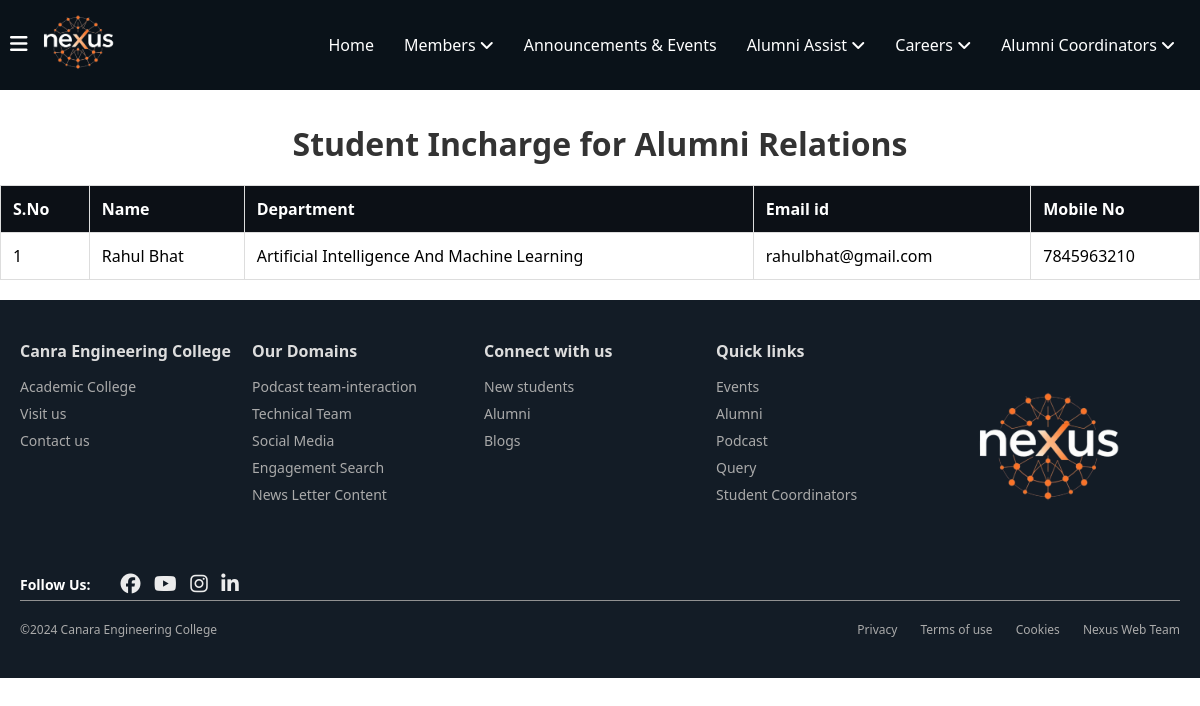
/coordinators/student-coordinators/, run on an earlier commit of the app's database.
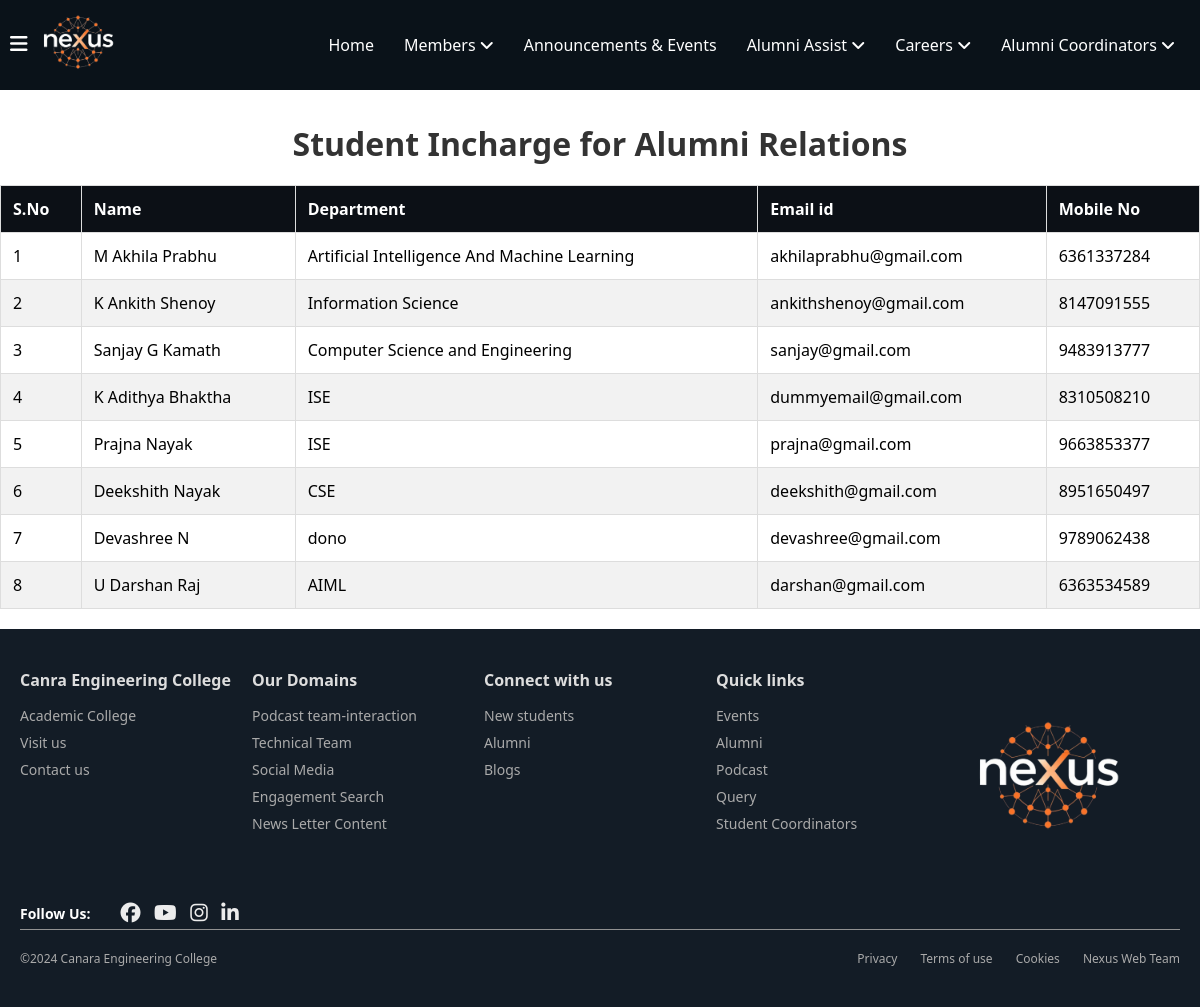
And on a later commit of the database.
### coordinators/models.py (models this page shows, shortened)
class StudentCoordinator(models.Model):
    coordinator_id =models.AutoField(primary_key=True)
    name = models.CharField(max_length=100)  # Coordinator's name
    branch= models.CharField(max_length=100)  # Coordinator's branch (department)
    email = models.EmailField(unique=True)  # Coordinator's email address
    phone_number = models.CharField(max_length=15)  # Coordinator's phone number

### coordinators/views.py (the view)
# urls.py: path('student-coordinators/', StudentCoordinatorListView.as_view(), name='student-coordinator-list'),
class StudentCoordinatorListView(ListView):
    model = StudentCoordinator
    template_name = 'coordinators/student-coordinators.html'  # HTML template to render
    context_object_name = 'student_coordinators'  # Name of the object in the template

### coordinators/templates/coordinators/student-coordinators.html (shortened to what this page needs)
{% extends 'home/layout.html' %}
{% load static %}
{% block content %}
</head>
<body>
    <div class="container">
        <div class="faculty">
            <h1>Student Incharge for Alumni Relations</h1>
            <div class="table-responsive">
                <table>
                    <thead>
                        <tr>
                            <th>S.No</th>
                            <th>Name</th>
                            <th>Department</th>
                            <th>Email id</th>
                            <th>Mobile No</th>
                        </tr>
                    </thead>
                    <tbody>
                        {% for coordinator in student_coordinators %}
                        <tr>
                            <td>{{ coordinator.coordinator_id }}</td>
                            <td>{{ coordinator.name }}</td>
                            <td>{{ coordinator.branch }}</td>
                            <td>{{ coordinator.email }}</td>
                            <td>{{ coordinator.phone_number }}</td>
                        </tr>
                        {% endfor %}
                    </tbody>
                </table>
            </div>
        </div>
    </div>
</body>
</html>
{% endblock %}

### home/templates/home/layout.html (shortened to what this page needs)
{% load static %}
<!DOCTYPE html>
<html lang="en">
<head>
    <link rel="stylesheet" href="{% static 'home/navbar.css' %}">
</head>
<body>
    <header>
        <nav>
            <div class="left">
                <div class="menu" id="menuBtn" onclick="toggleSidebar()">
                    <i class="fa-solid fa-bars"></i>
                </div>
                <div class="logo">
                    <img src="{% static 'home/assets/Nexus_logo-removebg-preview-1.png'%}" alt="nexus logo" class="nav-logo">
                </div>
            </div>
            <div class="nav-ele" id="navEle">
                <ul>
                    <li><a href="{% url 'home'%}">Home</a></li>
                    <li class="dropdown">
                        Members <i class="fa fa-angle-down"></i>
                    </li>
                    <li><a href="{% url 'event_list' %}">Announcements & Events</a> </li>
                    <li class="dropdown">
                        Alumni Assist <i class="fa fa-angle-down"></i>
                    </li>
                    <li class="dropdown">
                        Careers <i class="fa fa-angle-down"></i>
                    </li>
                    <li class="dropdown">
                        Alumni Coordinators <i class="fa fa-angle-down"></i>
                    </li>
                </ul>
            </div>
        </nav>
    </header>
        <div class="sidebar" id="sidebar">
            <div class="profile-section">
                <div class="profile">
                    {% if user.is_authenticated %}
                            {% if user.alumni_profile %}
                            <img src="{% if user.alumni_profile.profile_picture %}{{ user.alumni_profile.profile_picture.url }}{% else %}{% static 'home/assets/default-profile.png' %}{% endif %}"
                            alt="Profile"
                            class="profile-icon"/>
                            <div class="profile-texts">
                                <h3>{{ user.alumni_profile.first_name }} {{ user.alumni_profile.last_name }}</h3>
                            </div>
                </div>
                        <div class="profile-btn">
                                     <button class="primary-btn">
                                         <a href="{% url 'alumni_profile' %}">
                                            <i class="fa-solid fa-user"></i> Profile
                                         </a>
                                     </button>
                                {% elif user.student_profile %}
                                <div class="student-login"><span class="span">Username: </span>
                                    <h4>{{ user.student_profile.first_name }} {{ user.student_profile.last_name }}</h4>
                                {% endif %}
                                <button class="secondry-btn std-logout">
                                    <img src="../../static/home/assets/logout_24dp_E8EAED_FILL0_wght400_GRAD0_opsz24.svg" alt=""><a href="{% url 'user_logout' %}" class="logout-link">Sign Out</a>
                                </button>
                                </div>
                            {% else %}
                            <div class="not-signedin"><p>Please login to access more features.</p>
                                <button class="login-btn">
                                    <a href="{% url 'user_login' %}" class="logout-link"><img src="../../static/home/assets/logout_24dp_E8EAED_FILL0_wght400_GRAD0_opsz24.svg" alt=""> Sign In</a>
                                </button>
                            </div>
                            {% endif %}
                        </div>
            </div>
            </div>
        {% block content %}
        {% endblock %}
    <footer class="footer">
        <div class="container">
            <div class="footer-columns">
                <div class="column">
                    <h5>Canra Engineering College</h5>
                    <ul>
                        <li><a href="https://www.canaraengineering.in">Academic College</a></li>
                        <li><a href="https://www.canaraengineering.in">Visit us</a></li>
                        <li><a href="">Contact us</a></li>
                    </ul>
                </div>
                <div class="column">
                    <h5>Our Domains</h5>
                    <ul>
                        <li><a href="#">Podcast team-interaction</a></li>
                        <li><a href="#">Technical Team</a></li>
                        <li><a href="#">Social Media</a></li>
                        <li><a href="#">Engagement Search</a></li>
                        <li><a href="#">News Letter Content</a></li>
                    </ul>
                </div>
                <div class="column">
                    <h5>Connect with us</h5>
                    <ul>
                        <li><a href="#">New students</a></li>
                        <li><a href="#">Alumni</a></li>
                        <li><a href="#">Blogs</a></li>
                    </ul>
                </div>
                <div class="column">
                    <h5>Quick links</h5>
                    <ul>
                        <li><a href="#">Events</a></li>
                        <li><a href="#">Alumni</a></li>
                        <li><a href="#">Podcast</a></li>
                        <li><a href="#">Query</a></li>
                        <li><a href="#">Student Coordinators</a></li>
                    </ul>
                </div>
                <div class="column foot-logo">
                    <img src="{% static 'home/assets/Nexus_logo-removebg-preview.png'%}" alt="Nexus Logo">
                </div>
            </div>
            <div class="footer-icons">
                <strong>Follow Us: </strong>
                <div class="social-icons">
                    <i class="fa-brands fa-facebook"></i>
                    <i class="fa-brands fa-youtube"></i>
                    <i class="fa-brands fa-instagram"></i>
                    <i class="fa-brands fa-linkedin-in"></i>
                </div>
            </div>
            <div class="footer-bottom">
                <p>&copy;2024 Canara Engineering College</p>
                <div class="footer-links">
                    <a href="#">Privacy</a>
                    <a href="#">Terms of use</a>
                    <a href="#">Cookies</a>
                    <a href="#">Nexus Web Team</a>
                </div>
            </div>
        </div>
    </footer>
</body>
</html>

### home/static/home/navbar.css (style rules this page uses)
* { margin: 0; padding: 0; box-sizing: border-box; font-family: 'Segoe UI', Tahoma, Geneva, Verdana, sans-serif; }
a { text-decoration: none; color: white; }
header { background-color: #0a1219; color: white; padding: 5px ; position: sticky; top: 0; left: 0; width: 100%; z-index: 1000; }
header nav { display: flex; justify-content: space-between; align-items: center; flex-wrap: wrap; padding: 5px; width: 100%; }
header nav .left { display: flex; align-items: center; }
nav .left .logo img { width: 100px; height: auto; }
.menu i { cursor: pointer; font-size: 20px; }
.nav-ele ul { list-style: none; margin: 0; padding: 0; display: flex; }
.nav-ele li { padding: 10px 15px; cursor: pointer; position: relative; }
nav ul li a { text-decoration: none; color: white; }
.sidebar { width: 0; height: 100vh; background-color: #0a1219; position: fixed; top: 0; left: 0; overflow: hidden; transition: width 0.3s ease; display: flex; justify-content: space-between; flex-direction: column; align-items: center; z-index: 999; }
.sidebar button { outline: none; border: none; padding: 10px; border-radius: 10px; cursor: pointer; }
.sidebar .profile-section .profile { display: flex; justify-content: center; align-items: center; }
.sidebar .profile-section { width: 100%; display: flex; justify-content: center; flex-direction: column; margin: 5px; margin-top: 6rem; color: white; padding: 10px; border-radius: 5px; }
.sidebar .not-signedin button { width: 100%; padding: 10px 30px; background-color: #df7103; margin-top: 1rem; margin-bottom: 0.4rem; color: white; border-radius: 300px; }
.profile-section button { background-color: #ed8722; margin-top: 1rem; margin-bottom: 0.4rem; color: white; }
.profile-section button a { text-decoration: none; color: white; }
.footer { background-color: #131c26; color: white; padding: 40px 20px; font-size: 14px; z-index: 999; }
.footer .container { max-width: 1200px; margin: 0 auto; }
.footer-columns { display: flex; justify-content: space-between; margin-bottom: 30px; }
.column { flex: 1; }
.column h5 { font-size: 16px; margin-bottom: 15px; color: #ddd; }
.column ul { list-style: none; padding: 0; }
.column ul li { margin-bottom: 8px; }
.column ul li a { color: #aaa; text-decoration: none; font-size: 14px; }
.footer-bottom { display: flex; justify-content: space-between; align-items: center; border-top: 1px solid #919191; padding-top: 20px; font-size: 12px; color: #aaa; }
.footer-bottom p { margin: 0; }
.foot-logo img { max-width: 200px; }
.footer-links a { margin-left: 20px; color: #aaa; text-decoration: none; }
.footer-icons { margin: 5px auto; display: flex; align-items: center; gap: 20px; }
.footer-icons .social-icons i { margin-left: 10px; font-size: 20px; color: #ececec; cursor: pointer; }

### coordinators/templates/coordinators/student-coordinators.html (style rules this page uses)
h1 { margin-top: 2rem; text-align: center; color: #333; }
.table-responsive { margin: 20px 0; overflow-x: auto; }
table { width: 100%; max-width: 1300px; margin: 0 auto; border-collapse: collapse; box-shadow: 0 2px 3px rgba(0,0,0,0.1); border: 1px solid #ddd; }
th, td { padding: 12px; text-align: left; border: 1px solid #ddd; }
th { background-color: #0c1016; color: rgb(255, 255, 255); }
tr:nth-child(even) { background-color: #f2f2f2; }

What changed in the data, as far as the page shows it:
changed StudentCoordinator "Artificial Intelligence And Machine Learning": name "Rahul Bhat" → "M Akhila Prabhu"; email "rahulbhat@gmail.com" → "akhilaprabhu@gmail.com"; phone_number "7845963210" → "6361337284"
added StudentCoordinator: coordinator_id "2", name "K Ankith Shenoy", branch "Information Science", email "ankithshenoy@gmail.com", phone_number "8147091555"
added StudentCoordinator: coordinator_id "3", name "Sanjay G Kamath", branch "Computer Science and Engineering", email "sanjay@gmail.com", phone_number "9483913777"
added StudentCoordinator: coordinator_id "4", name "K Adithya Bhaktha", branch "ISE", email "dummyemail@gmail.com", phone_number "8310508210"
added StudentCoordinator: coordinator_id "5", name "Prajna Nayak", branch "ISE", email "prajna@gmail.com", phone_number "9663853377"
added StudentCoordinator: coordinator_id "6", name "Deekshith Nayak", branch "CSE", email "deekshith@gmail.com", phone_number "8951650497"
added StudentCoordinator: coordinator_id "7", name "Devashree N", branch "dono", email "devashree@gmail.com", phone_number "9789062438"
added StudentCoordinator: coordinator_id "8", name "U Darshan Raj", branch "AIML", email "darshan@gmail.com", phone_number "6363534589"
